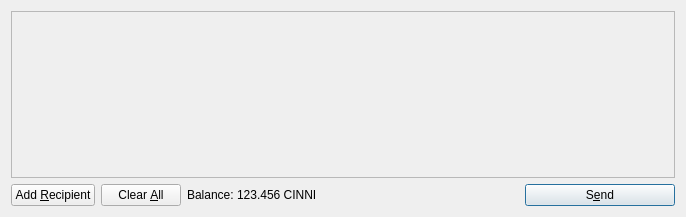
<?xml version="1.0" encoding="UTF-8"?>
<ui version="4.0">
 <class>SendCoinsDialog</class>
 <widget class="QDialog" name="SendCoinsDialog">
  <property name="geometry">
   <rect>
    <x>0</x>
    <y>0</y>
    <width>686</width>
    <height>217</height>
   </rect>
  </property>
  <property name="windowTitle">
   <string>Send Coins</string>
  </property>
  <layout class="QVBoxLayout" name="verticalLayout">
   <item>
    <widget class="QScrollArea" name="scrollArea">
     <property name="widgetResizable">
      <bool>true</bool>
     </property>
     <widget class="QWidget" name="scrollAreaWidgetContents">
      <property name="geometry">
       <rect>
        <x>0</x>
        <y>0</y>
        <width>666</width>
        <height>165</height>
       </rect>
      </property>
      <layout class="QVBoxLayout" name="verticalLayout_2">
       <property name="margin">
        <number>0</number>
       </property>
       <item>
        <layout class="QVBoxLayout" name="entries">
         <property name="spacing">
          <number>6</number>
         </property>
        </layout>
       </item>
       <item>
        <spacer name="verticalSpacer">
         <property name="orientation">
          <enum>Qt::Vertical</enum>
         </property>
         <property name="sizeHint" stdset="0">
          <size>
           <width>20</width>
           <height>40</height>
          </size>
         </property>
        </spacer>
       </item>
      </layout>
     </widget>
    </widget>
   </item>
   <item>
    <layout class="QHBoxLayout" name="horizontalLayout">
     <item>
      <widget class="QPushButton" name="addButton">
       <property name="toolTip">
        <string>Send to multiple recipients at once</string>
       </property>
       <property name="text">
        <string>Add &amp;Recipient</string>
       </property>
       <property name="icon">
        <iconset resource="../bitcoin.qrc">
         <normaloff>:/icons/add</normaloff>:/icons/add</iconset>
       </property>
       <property name="autoDefault">
        <bool>false</bool>
       </property>
      </widget>
     </item>
     <item>
      <widget class="QPushButton" name="clearButton">
       <property name="sizePolicy">
        <sizepolicy hsizetype="Minimum" vsizetype="Fixed">
         <horstretch>0</horstretch>
         <verstretch>0</verstretch>
        </sizepolicy>
       </property>
       <property name="toolTip">
        <string>Remove all transaction fields</string>
       </property>
       <property name="text">
        <string>Clear &amp;All</string>
       </property>
       <property name="icon">
        <iconset resource="../bitcoin.qrc">
         <normaloff>:/icons/remove</normaloff>:/icons/remove</iconset>
       </property>
       <property name="autoRepeatDelay">
        <number>300</number>
       </property>
       <property name="autoDefault">
        <bool>false</bool>
       </property>
      </widget>
     </item>
     <item>
      <layout class="QHBoxLayout" name="horizontalLayout_2">
       <property name="spacing">
        <number>3</number>
       </property>
       <item>
        <widget class="QLabel" name="label">
         <property name="text">
          <string>Balance:</string>
         </property>
        </widget>
       </item>
       <item>
        <widget class="QLabel" name="labelBalance">
         <property name="cursor">
          <cursorShape>IBeamCursor</cursorShape>
         </property>
         <property name="text">
          <string>123.456 CINNI</string>
         </property>
         <property name="textInteractionFlags">
          <set>Qt::LinksAccessibleByMouse|Qt::TextSelectableByKeyboard|Qt::TextSelectableByMouse</set>
         </property>
        </widget>
       </item>
      </layout>
     </item>
     <item>
      <spacer name="horizontalSpacer">
       <property name="orientation">
        <enum>Qt::Horizontal</enum>
       </property>
       <property name="sizeHint" stdset="0">
        <size>
         <width>40</width>
         <height>20</height>
        </size>
       </property>
      </spacer>
     </item>
     <item>
      <widget class="QPushButton" name="sendButton">
       <property name="minimumSize">
        <size>
         <width>150</width>
         <height>0</height>
        </size>
       </property>
       <property name="toolTip">
        <string>Confirm the send action</string>
       </property>
       <property name="text">
        <string>S&amp;end</string>
       </property>
       <property name="icon">
        <iconset resource="../bitcoin.qrc">
         <normaloff>:/icons/send</normaloff>:/icons/send</iconset>
       </property>
       <property name="default">
        <bool>true</bool>
       </property>
      </widget>
     </item>
    </layout>
   </item>
  </layout>
 </widget>
 <resources>
  <include location="../bitcoin.qrc"/>
 </resources>
 <connections/>
</ui>
